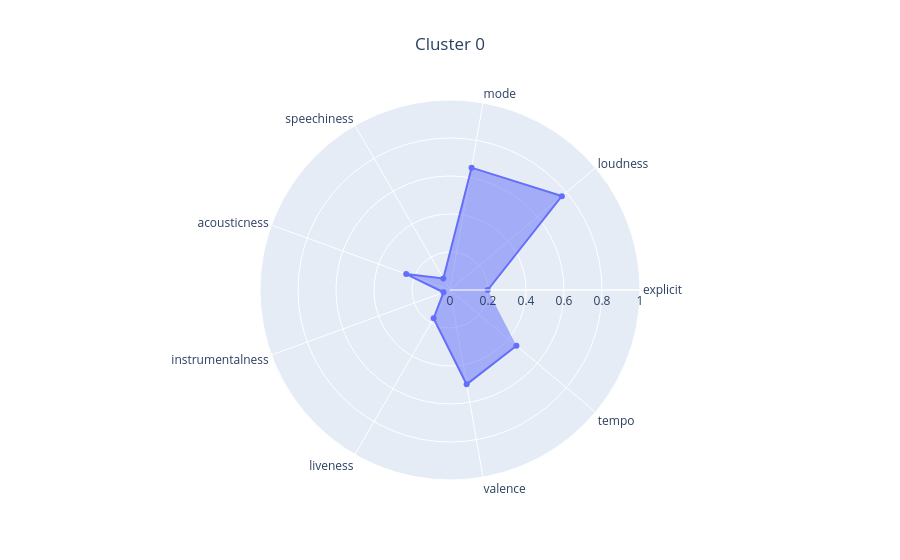

The cell this chart's notebook holds for it:
### Code cell
clustering = KMeans(n_clusters=1, n_init="auto", random_state=0)
clustering.fit(X)

kmeans_analyzer = KMeansAnalyzer(df_songs_info, clustering_visualizer)
kmeans_analyzer.analyze_clustering(X, clustering)

### Figure 1 — Plotly figure (JSON) as saved in the notebook; plotly's stock layout.template omitted (floating-point values rounded to 4 significant figures)
{"data": [{"fill": "toself", "r": [0.1987, 0.7685, 0.6538, 0.07014, 0.2453, 0.03638, 0.1723, 0.5042, 0.4563], "theta": ["explicit", "loudness", "mode", "speechiness", "acousticness", "instrumentalness", "liveness", "valence", "tempo"], "type": "scatterpolar"}], "layout": {"polar": {"radialaxis": {"range": [0, 1]}}, "title": {"text": "Cluster 0", "x": 0.5}}}
